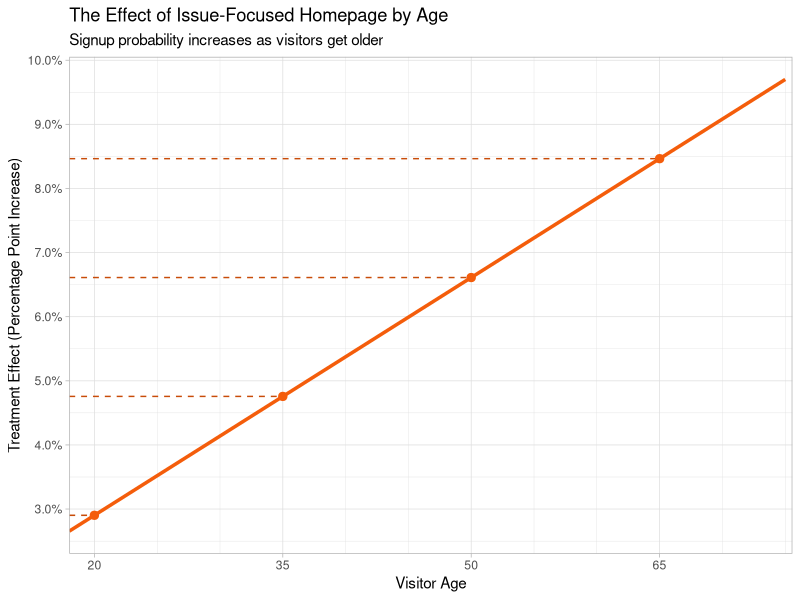

Generate this figure with R:
## ---- chunk 1
knitr::opts_chunk$set(
  echo = TRUE,
  warning = FALSE,
  message = FALSE,
  fig.width = 10,
  fig.height = 7,
  fig.retina = 2,
  fig.align = 'center'
  )
## ---- chunk 2
library(ggplot2)
## ---- chunk 3
set.seed(123) # This ensures replicabiltiy 
n <- 1500 # Total visitors to the site

# Random treatment assessment
treatment <- rbinom(n = n, size = 1, prob = 0.5) 
# rbinom() generates random deviates from a binomial distribution, this is what allows us to simulate our A/B test. 

# Potential outcomes for each visitor
p_control <- 0.12 # 12% control sign-up rate
p_treated <- 0.17 # 17% treatment sign-up rate

Y0 <- rbinom(n = n, size = 1, prob = p_control)
Y1 <- rbinom(n = n, size = 1, prob = p_treated)

# Realized outcome - single results actually observed for each visitor, 
support_signup <- ifelse(treatment == 1, Y1, Y0)

# Create a data frame
party_ab <- data.frame(
  visitor_id = 1:n,
  treatment = treatment,
  support_signup = support_signup
)
## ---- chunk 4
logit_model <- glm(support_signup ~ treatment, data = party_ab, family = binomial(link = "logit"))

summary(logit_model)
## ---- chunk 5

p_hat_control <- predict(
  logit_model, 
  newdata = data.frame(treatment = 0),
  type = "response"
)

# p_hat_control is the predicted probability of the logistic regression model that a specific visitor will sign-up if shown standard homepage 

p_hat_treated <-predict(
  logit_model, 
  newdata = data.frame(treatment = 1),
  type = "response"
)

# p_hat_treated is the predicted probability of the logistic regression model that a specific visitor will sign-up if shown the issue-focused homepage. 

# Given p_hat_control and p_hat_treated, we can calculate the ATE:

ate_logit <- p_hat_treated - p_hat_control

ate_logit

## ---- chunk 6
set.seed(2024) 

# Simulate visitor ages using a normal distribution, limit them between 18 and 75 to refect a realistic electorate
party_ab$age <- round(pmin(pmax(rnorm(nrow(party_ab), mean = 40, sd = 12), 18), 75))

# Use a binomial distribution to randomly assign a "high interest" trait to 40% of the visitors 
party_ab$high_interest <- rbinom(nrow(party_ab), size = 1, prob = 0.4)

# Verify that the new data was added correctly
head(party_ab[, c("visitor_id", "treatment", "support_signup", "age", "high_interest")])

# To examine age-related heterogeneity, create a new linear model using lm()
lm_het_age <- lm(support_signup ~ treatment  * age, data = party_ab)

lm_het_age
## ---- chunk 7
# Create a sequence of ages from 18 to 75.
age_seq <- seq(18,75, by = 1)

# Create a new sequence for displaying larger intervals
major_age <- seq(20,75, by = 15) 

# Extract coefficients from lm_het_age
treat <- coef(lm_het_age)["treatment"]
inter <- coef(lm_het_age)["treatment:age"]

# Create a data frame for the plot
marginal_effect_data <- data.frame(
  age = age_seq,
  treatment_effect = treat + (inter * age_seq)
)

# Filter the dataset to include only the rows where the visitor's age matches the 15-year intervals
interval_data <- subset(marginal_effect_data, age %in% major_age)

# Plot the marginal effect of age on treatment
ggplot(marginal_effect_data, aes(x = age, y = treatment_effect)) +
  geom_line(colour = "#F45D0B", linewidth = 1.2) +
  geom_segment(data = interval_data,
               aes(x = 18, xend = age,
                   y = treatment_effect, yend = treatment_effect),
               linetype = "dashed", colour = "#C84C09") +
  geom_point(data = interval_data, 
             colour = "#F45D0B", 
             size = 2.5) +
  scale_x_continuous(breaks = major_age,
                     minor_breaks = seq(15,75, by = 5),
                     limits = c(18,75),
                     expand = expansion(mult = c(0,0.01))
                     ) +
  scale_y_continuous(labels = scales::percent_format(accuracy = 0.1),
                     breaks = seq (0, 0.1, by = 0.01)) +
  labs(
    title = "The Effect of Issue-Focused Homepage by Age",
    subtitle = "Signup probability increases as visitors get older",
    x = "Visitor Age",
    y = "Treatment Effect (Percentage Point Increase)"
) +
  theme(panel.grid.major = element_line(colour = "#DCDCDC" ),
        panel.grid.minor = element_line(colour = "#DCDCDC")
) +
  theme_light()
